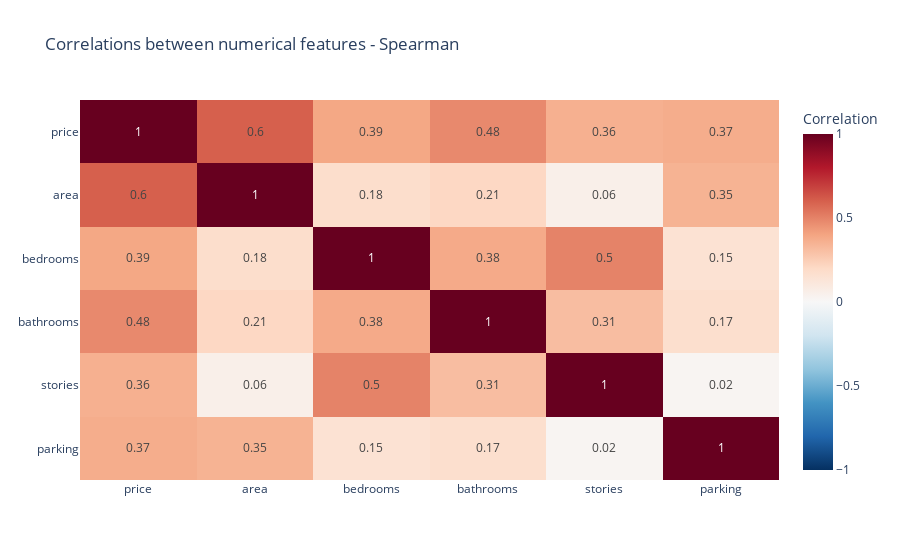

Notebook source saved alongside this figure:
### Markdown cell above
Strongest correlations:<br>

Price-Area (0.54): The larger the house, the more it costs—logical.<br>
Price-Bathrooms (0.52): More bathrooms = higher price.<br>
Price-Stories (0.42): Multi-story houses cost more.<br>
Bedrooms-Stories (0.41): Houses with more bedrooms tend to have more stories.<br>

Weak correlations:<br>

Area-Stories (0.08): Area is not strongly correlated with the number of stories<br>
Stories-Parking (0.05): The number of stories does not influence the number of parking spaces

### Code cell
fig = px.imshow(round(df[num].corr(method='spearman'),2), text_auto=True, title="Correlations between numerical features - Spearman",
                labels=dict(color="Correlation"), color_continuous_scale=px.colors.sequential.RdBu_r,
                color_continuous_midpoint=0,aspect="auto")
fig.show()

### Figure 1 — Plotly figure (JSON) as saved in the notebook; plotly's stock layout.template omitted (floating-point values rounded to 4 significant figures)
{"data": [{"coloraxis": "coloraxis", "hovertemplate": "x: %{x}<br>y: %{y}<br>Correlation: %{z}<extra></extra>", "name": "0", "texttemplate": "%{z}", "type": "heatmap", "x": ["price", "area", "bedrooms", "bathrooms", "stories", "parking"], "xaxis": "x", "y": ["price", "area", "bedrooms", "bathrooms", "stories", "parking"], "yaxis": "y", "z": [[1.0, 0.6, 0.39, 0.48, 0.36, 0.37], [0.6, 1.0, 0.18, 0.21, 0.06, 0.35], [0.39, 0.18, 1.0, 0.38, 0.5, 0.15], [0.48, 0.21, 0.38, 1.0, 0.31, 0.17], [0.36, 0.06, 0.5, 0.31, 1.0, 0.02], [0.37, 0.35, 0.15, 0.17, 0.02, 1.0]]}], "layout": {"coloraxis": {"cmid": 0, "colorbar": {"title": {"text": "Correlation"}}, "colorscale": [[0, "rgb(5,48,97)"], [0.1, "rgb(33,102,172)"], [0.2, "rgb(67,147,195)"], [0.3, "rgb(146,197,222)"], [0.4, "rgb(209,229,240)"], [0.5, "rgb(247,247,247)"], [0.6, "rgb(253,219,199)"], [0.7, "rgb(244,165,130)"], [0.8, "rgb(214,96,77)"], [0.9, "rgb(178,24,43)"], [1, "rgb(103,0,31)"]]}, "title": {"text": "Correlations between numerical features - Spearman"}, "xaxis": {"anchor": "y", "domain": [0, 1]}, "yaxis": {"anchor": "x", "autorange": "reversed", "domain": [0, 1]}}}
